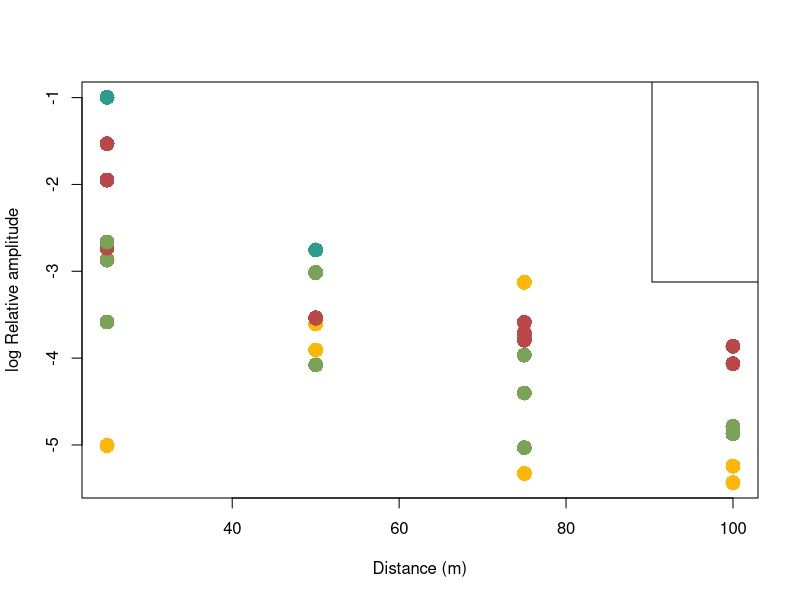

The R script that drew this image: (Note: this script raises an error after producing the figure.)
#########################################
###### Forest Acoustics Analysis   ######
###### Amelia Milano               ######
###### Last update: 4/13/2023      ######
#########################################

library(dplyr)
library(tidyverse)

# read in table
analysis_table <- read.csv("data/analysis_table.csv")

# subset AF data
AF <- analysis_table %>%
  filter(species == "AF", vol == "100")

# set relative amp as numeric
AF$relative.amp <- as.numeric(AF$relative.amp)

# plot
plot(AF$distance_m, log(AF$relative.amp), col=AF$col_dir, pch = 16, cex = 2, 
     ylab = "log Relative amplitude", xlab = "Distance (m)")
legend("topright", legend = c("N", "S", "E", "W"), pch = 16, cex = 2, col = colors[1:4])

# Directions (0 degrees, 90 degrees, 180 degrees, )

AF_0 <- AF %>%
  filter(relative_dir == "N")

AF_0T <- AF %>%
  filter(relative_dir == "N", TA == "T")

AF_0A <- AF %>%
  filter(relative_dir == "N", TA == "A")

AF_90W <- AF %>%
  filter(relative_dir == "W", TA == "T")

AF_90E <- AF %>%
  filter(relative_dir == "E", TA == "T")

AF_180 <- AF %>%
  filter(relative_dir == "S")

# Directional & dist lm
AFdistMod = lm(log(relative.amp) ~ distance_m, data = AF)
AF0distMod = lm(log(relative.amp) ~ distance_m, data = AF_0)
AF90WdistMod = lm(log(relative.amp) ~ distance_m, data = AF_90W)
AF90EdistMod = lm(log(relative.amp) ~ distance_m, data = AF_90E)
AF180distMod = lm(log(relative.amp) ~ distance_m, data = AF_180)

# Plot

colors_dir <- c("yellow", "red", "black", "blue")

plot(AF$distance_m, log(AF$relative.amp), col="white",lty="dotted", pch = 16, cex = 1.7,
     ylab = "log Relative Amplitude", xlab = "Distance (m)", xaxp = c(0, 100, 4))
abline(AFdistMod, lwd = 4)

abline(AF0distMod, lwd = 4, col = colors_dir[1])
abline(AF90WdistMod, lwd = 4, col = colors_dir[2])
abline(AF90EdistMod, lwd = 4, col = colors_dir[3])
abline(AF180distMod, lwd = 4, col = colors_dir[4])
